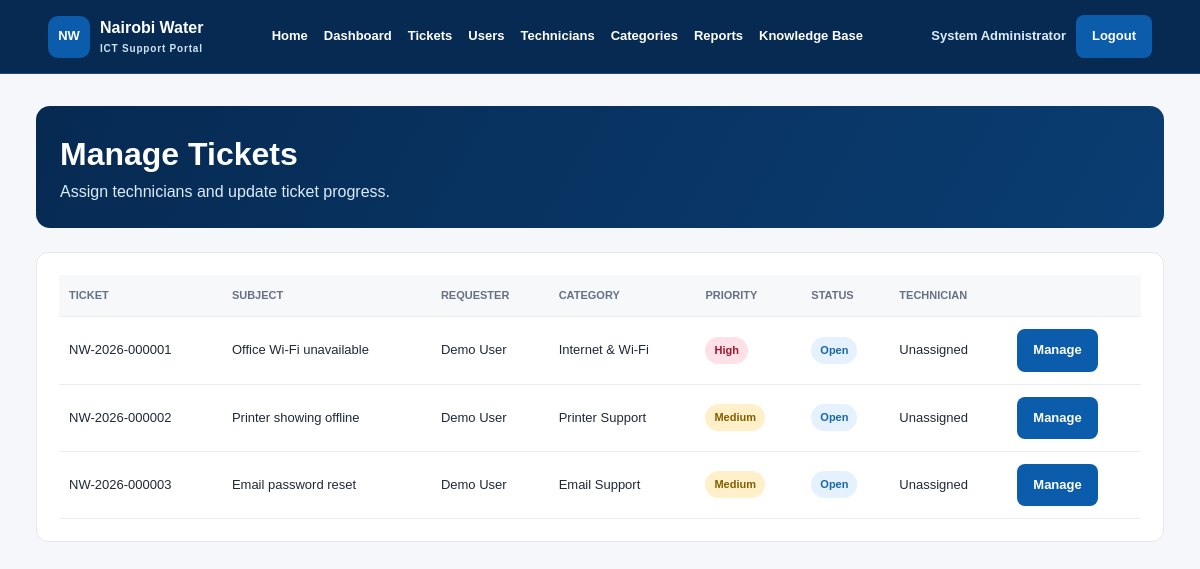
Screenshot of /admin/tickets.php (signed in) with the database file from the repository.
### tables this page shows
CREATE TABLE tickets (
    id INT UNSIGNED AUTO_INCREMENT PRIMARY KEY,
    ticket_number VARCHAR(40) NULL UNIQUE,
    user_id INT UNSIGNED NOT NULL,
    technician_id INT UNSIGNED NULL,
    category_id INT UNSIGNED NULL,
    subject VARCHAR(200) NOT NULL,
    description TEXT NOT NULL,
    location VARCHAR(150) NULL,
    priority ENUM('Low','Medium','High','Critical')
        NOT NULL DEFAULT 'Medium',
    status ENUM(
        'Open',
        'Assigned',
        'In Progress',
        'Pending',
        'Resolved',
        'Closed',
        'Cancelled'
    ) NOT NULL DEFAULT 'Open',
    assigned_at DATETIME NULL,
    resolved_at DATETIME NULL,
    closed_at DATETIME NULL,
    resolution_notes TEXT NULL,
    created_at TIMESTAMP DEFAULT CURRENT_TIMESTAMP,
    updated_at TIMESTAMP DEFAULT CURRENT_TIMESTAMP
        ON UPDATE CURRENT_TIMESTAMP,

    CONSTRAINT fk_ticket_user
        FOREIGN KEY (user_id)
        REFERENCES users(id)
        ON DELETE CASCADE
        ON UPDATE CASCADE,

    CONSTRAINT fk_ticket_technician
        FOREIGN KEY (technician_id)
        REFERENCES technicians(id)
        ON DELETE SET NULL
        ON UPDATE CASCADE,

    CONSTRAINT fk_ticket_category
        FOREIGN KEY (category_id)
        REFERENCES categories(id)
        ON DELETE SET NULL
        ON UPDATE CASCADE
);

CREATE TABLE users (
    id INT UNSIGNED AUTO_INCREMENT PRIMARY KEY,
    name VARCHAR(120) NOT NULL,
    email VARCHAR(160) NOT NULL UNIQUE,
    department_id INT UNSIGNED NULL,
    password VARCHAR(255) NOT NULL,
    role ENUM('user','technician','admin') NOT NULL DEFAULT 'user',
    account_status ENUM('Active','Inactive','Suspended')
        NOT NULL DEFAULT 'Active',
    last_login DATETIME NULL,
    created_at TIMESTAMP DEFAULT CURRENT_TIMESTAMP,
    updated_at TIMESTAMP DEFAULT CURRENT_TIMESTAMP
        ON UPDATE CURRENT_TIMESTAMP,

    CONSTRAINT fk_users_department
        FOREIGN KEY (department_id)
        REFERENCES departments(id)
        ON DELETE SET NULL
        ON UPDATE CASCADE
);

CREATE TABLE categories (
    id INT UNSIGNED AUTO_INCREMENT PRIMARY KEY,
    name VARCHAR(120) NOT NULL UNIQUE,
    description VARCHAR(255) NULL,
    default_technician_id INT UNSIGNED NULL,
    is_active TINYINT(1) NOT NULL DEFAULT 1,
    created_at TIMESTAMP DEFAULT CURRENT_TIMESTAMP,

    CONSTRAINT fk_category_default_technician
        FOREIGN KEY (default_technician_id)
        REFERENCES technicians(id)
        ON DELETE SET NULL
        ON UPDATE CASCADE
);

### includes/auth.php (called while the page is built, shortened)
<?php
function e($value): string {
    return htmlspecialchars((string)$value, ENT_QUOTES, "UTF-8");
}
function badge_class(string $value): string {
    $slug = strtolower(str_replace(" ", "-", $value));
    return "badge badge-" . preg_replace("/[^a-z0-9\-]/", "", $slug);
}
?>

### admin/tickets.php (the view, shortened to what this page needs)
<?php
require_once "../includes/auth.php";
require_once "../config/db.php";
$tickets = $conn->query(
    "SELECT tk.id,tk.ticket_number,tk.subject,tk.priority,tk.status,tk.created_at,
            c.name category,u.name requester,tu.name technician
     FROM tickets tk
     JOIN users u ON u.id=tk.user_id
     LEFT JOIN categories c ON c.id=tk.category_id
     LEFT JOIN technicians t ON t.id=tk.technician_id
     LEFT JOIN users tu ON tu.id=t.user_id
     ORDER BY tk.created_at DESC"
);
?>
<!DOCTYPE html>
<html><head><meta charset="UTF-8"><meta name="viewport" content="width=device-width,initial-scale=1"><title>Manage Tickets</title><link rel="stylesheet" href="../css/style.css"></head>
<body><?php include "../includes/nav.php"; ?>
<main class="container">
<div class="dashboard-header"><div><h1>Manage Tickets</h1><p>Assign technicians and update ticket progress.</p></div></div>
<section class="panel"><div class="table-wrap"><table>
<thead><tr><th>Ticket</th><th>Subject</th><th>Requester</th><th>Category</th><th>Priority</th><th>Status</th><th>Technician</th><th></th></tr></thead>
<tbody>
<?php if($tickets->num_rows): while($t=$tickets->fetch_assoc()): ?>
<tr>
<td><?= e($t["ticket_number"] ?: "#".$t["id"]) ?></td><td><?= e($t["subject"]) ?></td><td><?= e($t["requester"]) ?></td>
<td><?= e($t["category"] ?? "Uncategorised") ?></td>
<td><span class="<?= badge_class($t["priority"]) ?>"><?= e($t["priority"]) ?></span></td>
<td><span class="<?= badge_class($t["status"]) ?>"><?= e($t["status"]) ?></span></td>
<td><?= e($t["technician"] ?? "Unassigned") ?></td>
<td><a class="btn btn-primary" href="ticket_view.php?id=<?= (int)$t["id"] ?>">Manage</a></td>
</tr>
<?php endwhile; else: ?><tr><td colspan="8">No tickets found.</td></tr><?php endif; ?>
</tbody></table></div></section>
</main></body></html>

### css/style.css (style rules this page uses)
:root { --red:#0b5cab;--red-dark:#073f78;--navy:#062a52;--ink:#1f2937;--muted:#667085; --line:#e5e7eb;--soft:#f5f7fa;--white:#ffffff;--green:#168447;--amber:#8a6400; }
* { box-sizing:border-box;margin:0;padding:0 }
body { font-family:Arial,Helvetica,sans-serif;background:var(--soft);color:var(--ink);line-height:1.55 }
a { text-decoration:none;color:inherit }
.btn { display:inline-flex;align-items:center;justify-content:center;border-radius:8px;padding:10px 15px;border:1px solid transparent;font-size:13px;font-weight:800;cursor:pointer }
.btn-primary { background:var(--red);color:#fff }
.container { width:min(1180px,94%);margin:32px auto }
.dashboard-header { display:flex;justify-content:space-between;align-items:center;gap:18px;margin-bottom:24px }
.dashboard-header p { color:var(--muted) }
.panel { background:#fff;border:1px solid var(--line);border-radius:12px;padding:22px;margin-bottom:22px }
.table-wrap { overflow-x:auto }
table { width:100%;border-collapse:collapse }
th,td { padding:12px 10px;text-align:left;border-bottom:1px solid #eaecf0;font-size:13px }
th { background:#f7f8fa;text-transform:uppercase;color:#667085;font-size:11px }
.badge { display:inline-block;padding:5px 9px;border-radius:999px;font-size:11px;font-weight:800 }
.badge-open { background:#e5f1ff;color:#1767a7 }
.badge-medium { background:#fff0ca;color:#835d00 }
.badge-high,.badge-critical { background:#fde1e7;color:#9d1730 }
.dashboard-header { background:linear-gradient(120deg,#062a52,#0a3d72);color:#fff;padding:24px;border-radius:14px }
.dashboard-header p { color:#dcecff }

### rows the page displays
tickets: ticket_number "NW-2026-000001", subject "Office Wi-Fi unavailable", user.name "Demo User", category.name "Internet & Wi-Fi", priority "High", status "Open", technician "Unassigned"
tickets: ticket_number "NW-2026-000002", subject "Printer showing offline", user.name "Demo User", category.name "Printer Support", priority "Medium", status "Open", technician "Unassigned"
tickets: ticket_number "NW-2026-000003", subject "Email password reset", user.name "Demo User", category.name "Email Support", priority "Medium", status "Open", technician "Unassigned"

### other values shown
$_SESSION["name"] "System Administrator"
